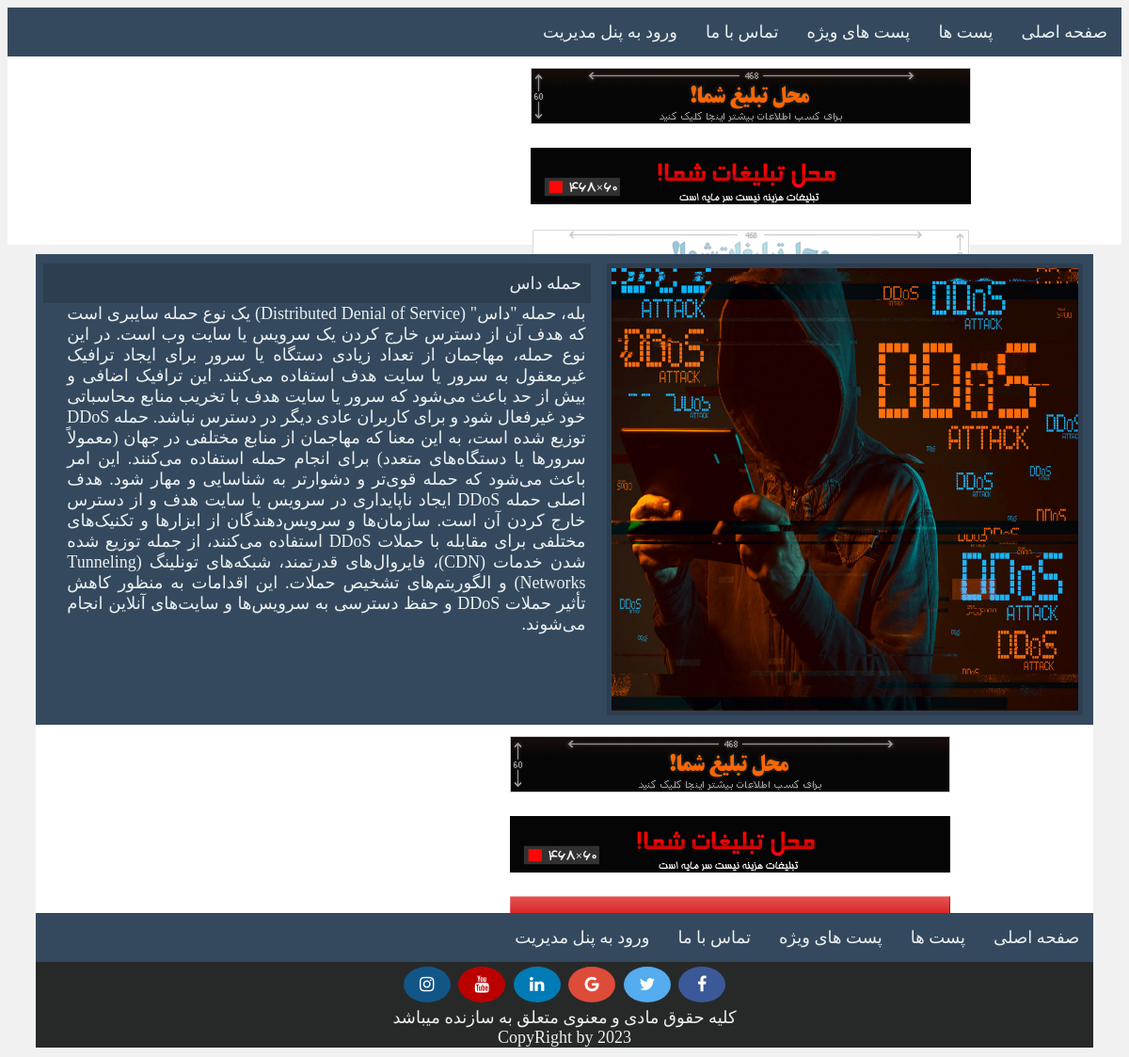
The page /readmore.php?postid=12 on the database its author committed.
### tables this page shows
CREATE TABLE IF NOT EXISTS `menu` (
  `id` int NOT NULL AUTO_INCREMENT,
  `title` varchar(100) NOT NULL,
  `link` varchar(200) NOT NULL,
  PRIMARY KEY (`id`)
);

CREATE TABLE IF NOT EXISTS `topads` (
  `id` int NOT NULL AUTO_INCREMENT,
  `image` varchar(200) NOT NULL,
  `link` varchar(200) NOT NULL,
  PRIMARY KEY (`id`)
);

CREATE TABLE IF NOT EXISTS `post` (
  `id` int NOT NULL AUTO_INCREMENT,
  `title` varchar(200) NOT NULL,
  `image` varchar(200) NOT NULL,
  `content` text NOT NULL,
  PRIMARY KEY (`id`)
);

CREATE TABLE IF NOT EXISTS `bottomads` (
  `id` int NOT NULL AUTO_INCREMENT,
  `image` varchar(200) NOT NULL,
  `link` varchar(200) NOT NULL,
  PRIMARY KEY (`id`)
);

### readmore.php (the view)
<?php include("header.php")?>
<?php
$postid=$_GET['postid'];
$query = "SELECT * FROM `post` where `id` =$postid ;";
$result = mysqli_query($link, $query);
while($row = mysqli_fetch_array($result)){
?>
<div class="rm-big-content">
    <div class="rm-big-content-thumb">
        <img src=<?php echo $row['image'];?>>
    </div>
    <div class="rm-big-content-txt">
    <a href="#"><?php echo $row['title'];?> </a>
    <p><?php echo $row['content'];?> </p>
</div>
<?php }?>
<?php include("footer.php")?>

### header.php (shortened to what this page needs)
<html lang="en">
<head>
    <link rel="stylesheet" type="text/css" href="style/style.css">
    <link rel="stylesheet" href="https://cdnjs.cloudflare.com/ajax/libs/font-awesome/4.7.0/css/font-awesome.min.css">
    <link rel="stylesheet" type="text/css" href="sliderengine/amazingslider-1.css">
</head>
<body>
<?php include("admin/config.php")?>
    <div class="allweb">
        <div class="menu">
            <ul>
            <?php
                $query = "SELECT * FROM `menu`";
                $result = mysqli_query($link, $query);
                while($row = mysqli_fetch_array($result)){
                ?>
                <li><a href=<?php echo $row['link']; ?>><?php echo $row['title'];?></a></li>
                <?php
                }
                ?>
            </ul>
        </div>
        <div class="ads">
            <ul>
                <?php
                $query = "SELECT * FROM `topads` ORDER BY `id` DESC limit 4";
                $result = mysqli_query($link, $query);
                while($row = mysqli_fetch_array($result)){
                ?>
                <li>
                    <a href=<?php echo $row['link']; ?>> <img src=<?php echo $row['image'];?>></a>
                </li>
                <?php
                }
                ?>
            </ul>
        </div>

### footer.php
<div class="ads">
<ul>
                <?php
                $query = "SELECT * FROM `bottomads` ORDER BY `id` DESC limit 4";
                $result = mysqli_query($link, $query);
                while($row = mysqli_fetch_array($result)){
                ?>
                <li>
                    <a href=<?php echo $row['link']; ?>> <img src=<?php echo $row['image'];?>></a>
                </li>
                <?php
                }
                ?>
            </ul>
        </div>
        <div class="footer">
            <div class="menu">
                <ul>
            <?php
                $query = "SELECT * FROM `menu`";
                $result = mysqli_query($link, $query);
                while($row = mysqli_fetch_array($result)){
                ?>
                <li><a href=<?php echo $row['link']; ?>><?php echo $row['title'];?></a></li>
                <?php
                }
                ?>
            </ul>
            </div>
            <div class="socialmedia">
            <a href="#" class="fa fa-facebook"></a>
            <a href="#" class="fa fa-twitter"></a>
            <a href="#" class="fa fa-google"></a>
            <a href="#" class="fa fa-linkedin"></a>
            <a href="#" class="fa fa-youtube"></a>
            <a href="#" class="fa fa-instagram"></a>
        </div>
        <p>کلیه حقوق مادی و معنوی متعلق به سازنده میباشد</p>
        <p>CopyRight by 2023</p>
        </div>

### style/style.css (style rules this page uses)
body { font-family: "b nazanin"; font-size: 18px; direction: rtl; background-color: #f1f1f1f1; }
div,p,ul { padding: 0px; margin: 0px; }
p { color: #ecf0f1; }
a { text-decoration: none; color: #ecf0f1; }
li { list-style: none; float: right; }
.allweb { width: 100%; height: auto; float: right; }
.menu { float: right; width: 100%; height: auto; background-color: #34495e; }
.menu ul li { margin:5px ; }
.menu ul li a { float: right; padding: 10px; }
.ads { width: 100%; height: 200px; float: right; background-color: #fff; }
.ads ul { float: right; margin: 2px 12%; }
.ads ul li { margin: 10px 2%; }
.footer { float: right; width: 100%; height: auto; background-color: #272929; color: #272929; text-align: center; }
.fa { padding: 10px; font-size: 20px; width: 30px; text-align: center; text-decoration: none; margin: 5px 2px; border-radius: 50%; }
.fa-facebook { background: #3B5998; color: white; }
.fa-twitter { background: #55ACEE; color: white; }
.fa-google { background: #dd4b39; color: white; }
.fa-linkedin { background: #007bb5; color: white; }
.fa-youtube { background: #bb0000; color: white; }
.fa-instagram { background: #125688; color: white; }
.socialmedia { text-align: center; }
.rm-big-content { float: right; width: 95%; min-height: 500px; height: auto; background: #34495e; margin: 10px 2.5%; }
.rm-big-content-thumb { float: right; width: 45%; height: 480px; background: #2c3e50; margin: 10px 1% 10px 0; }
.rm-big-content-thumb img { float: right; width:98%; height: 98%; margin: 1%; }
.rm-big-content-txt { float: left; width: 50%; height: auto; margin: 10px 0 10px 2.5%; }
.rm-big-content-txt a { float: right; width:100%; padding: 10px; background-color: #2c3e50; }
.rm-big-content-txt p { float: right; width:98%; height: auto; text-align: justify; margin: 0 1%; font-size: 18px; }

### rows shown on the page
menu: title "صفحه اصلی"
menu: title "پست ها"
menu: title "پست های ویژه"
menu: title "تماس با ما"
menu: title "ورود به پنل مدیریت"
topads: image (picture)
topads: image (picture)
post: image (picture), title "حمله داس", content "بله، حمله \"داس\" (Distributed Denial of Service) یک نوع حمله سایبری است که هدف آن از دسترس خارج کردن یک سرویس یا سایت وب است. در این نوع حمله، مهاجمان از تعداد زیادی دستگاه یا سرور برای ایجاد ترافیک غیرمعقول به سرور یا سایت هدف استفاده می‌کنند. این ترافیک اضافی و بیش از حد باعث می‌شود که سرور یا سایت هدف با تخریب منابع محاسباتی خود غیرفعال شود و برای کاربران عادی دیگر در دسترس نباشد. حمله DDoS توزیع شده است، به این معنا که مهاجمان از منابع مختلفی در جهان (معمولاً سرورها یا دستگاه‌های متعدد) برای انجام حمله استفاده می‌کنند. این امر باعث می‌شود که حمله قوی‌تر و دشوارتر به شناسایی و مهار شود. هدف اصلی حمله DDoS ایجاد ناپایداری در سرویس یا سایت هدف و از دسترس خارج کردن آن است. سازمان‌ها و…"
bottomads: image (picture)
bottomads: image (picture)
